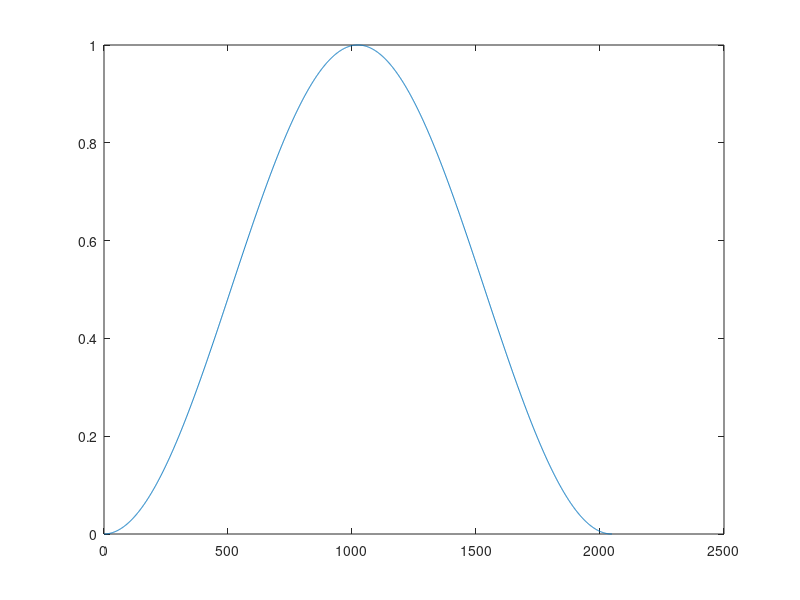

Source code (MATLAB): (Note: this script raises an error after producing the figure.)
clc
clear
close all


N = 2048;
% Hann window
n = (1:N)';
s = ones(N,1);
% 2 
sw = s .* (0.5 - 0.5 * cos((pi*(n+0.5))/(N/2)));

plot(1:2048,sw);

fast_fourier = fft(sw);
r = real(fast_fourier);
f = angle(fast_fourier);

r_pred = 2 * r_1 - r_2;
f_pred = 2 * f_1 - f_2;

